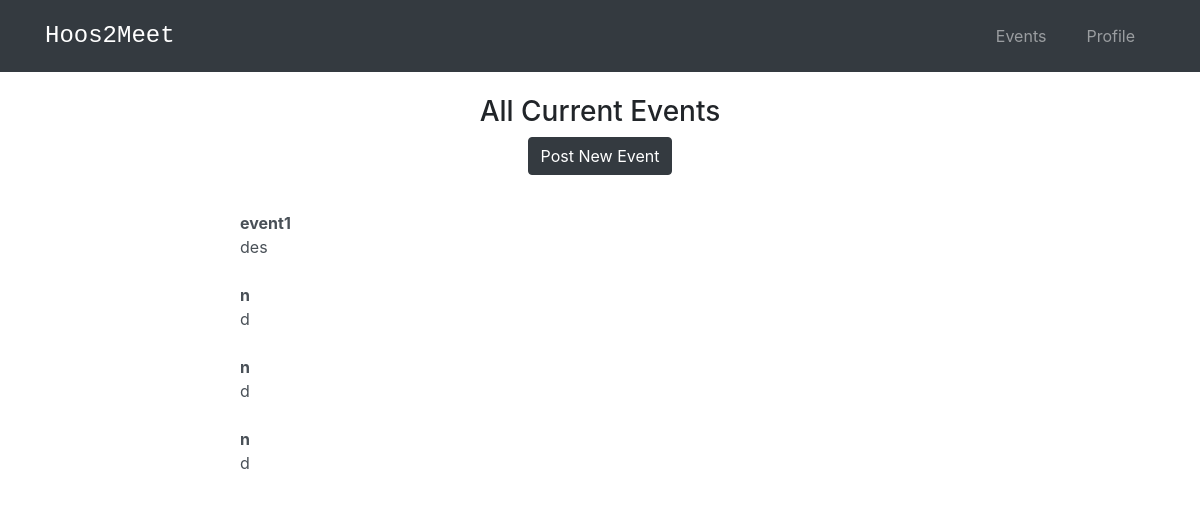
Page /events/list/ (signed in) on the earlier database version.
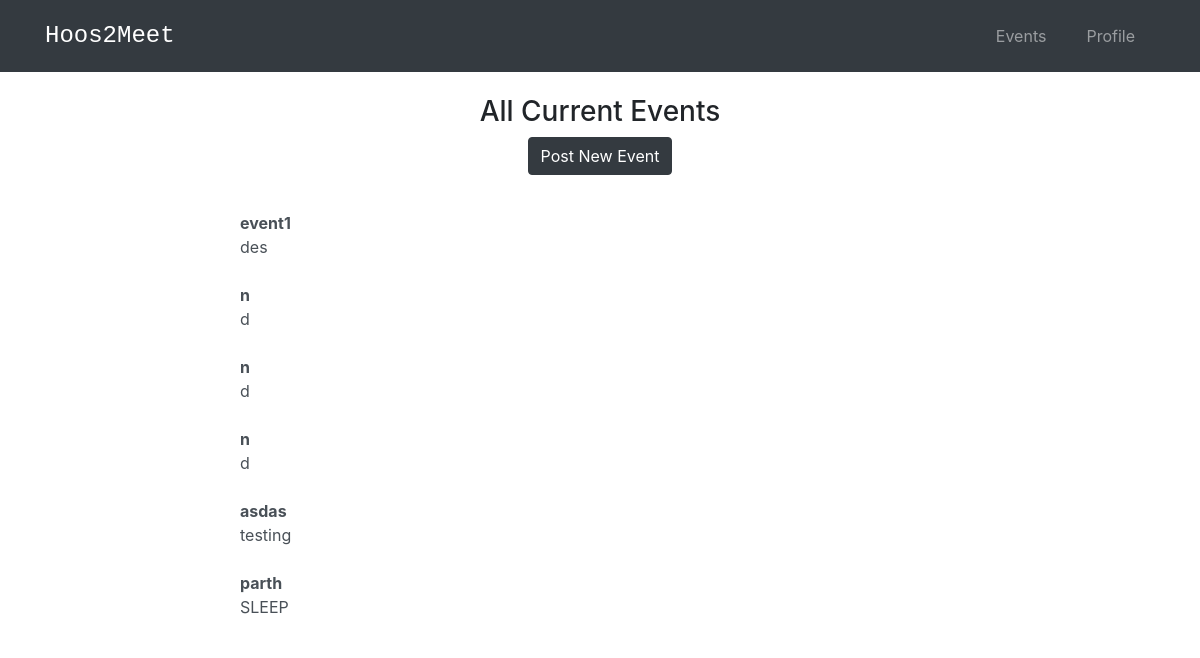
Same page on the later database version.
### events/models.py (models this page shows, shortened)
class Event(models.Model):
    title_text = models.CharField(max_length=50)
    location_text = models.CharField(max_length=100)
    time_text = models.CharField(max_length=20)
    category_text = models.CharField(max_length=50)
    description_text = models.CharField(max_length=200)
    """"
    def get_absolute_url(self):
        return reverse('events:detail', kwargs={'pk': self.pk})
    """

### events/views.py (the view)
# urls.py: path('list/', views.EventsView.as_view(), name='event_list'),
class EventsView(generic.ListView):
    model = Event
    template_name = 'events/event_list.html'
    context_object_name = 'events_list'
    def get_queryset(self):
        return Event.objects.all()

### events/templates/events/event_list.html (shortened to what this page needs)
<!DOCTYPE html>
<html lang="en">
<head>
    <link rel="stylesheet" href="https://stackpath.bootstrapcdn.com/bootstrap/4.5.2/css/bootstrap.min.css">
</head>
{% extends 'base.html' %}
{% load socialaccount %}
{% block content %}
{% if user.is_authenticated %}
    <h3 class = 'text-center'>All Current Events</h3>
    <div class = 'text-center'>
      <a class = "btn btn-dark" href="{% url 'events:post_event' %}" role = "button">Post New Event</a><br><br>
    </div>
    <body>
      {% if events_list %}
      <div class="container">
          <ul class="list-group list-group-flush">
          {% for event in events_list%}
            <a href="{% url 'events:detail' event.id %}" class = 'list-group-item list-group-item-action'><b>{{event.title_text}}</b></b><br> {{event.description_text}}</a></li>
          {%endfor%}
          </ul>
          <div id="map"></div>
        </div>
      {% else %}
          <p>No events have been posted.</p>
      {% endif %}
    </body>
{% endif %}
{% endblock content %}

### templates/base.html (shortened to what this page needs)
<!DOCTYPE html>
<html lang='en'>
    <head>
        <link rel="stylesheet" href="https://stackpath.bootstrapcdn.com/bootstrap/4.3.1/css/bootstrap.min.css">
    </head>
    <body>
      <nav class="navbar navbar-expand-lg navbar-dark bg-dark fixed-top" id="mainNav">
        <div class="container">
            <a class="navbar-brand js-scroll-trigger" href="{% url 'home' %}">Hoos2Meet</a>
            <div class="collapse navbar-collapse" id="navbarResponsive">
                <ul class="navbar-nav ml-auto my-2 my-lg-0">
                    <li class="nav-item mx-0 mx-lg-1"><a class="nav-link py-3 px-0 px-lg-3 rounded js-scroll-trigger" href="{% url 'events:event_list' %}">Events</a></li>
                    <li class="nav-item mx-0 mx-lg-1"><a class="nav-link py-3 px-0 px-lg-3 rounded js-scroll-trigger" href="#">Profile</a></li>
                </ul>
            </div>
        </div>
      </nav>
    <div id='content', name='content', class='main'>
        <div class="row justify-content-center">
            <div class="col-8">
                {% block content %}
                {% endblock content %}
            </div>
        </div>
    </div>
    </body>
</html>

### events/templates/events/event_list.html (style rules this page uses)
#map { height: 200px; margin-top: auto; margin-bottom: auto; width: 100%; }

### templates/base.html (style rules this page uses)
body { padding-top: 70px; }
.navbar-brand { font-family:Rockwell,Courier Bold,Courier,Georgia,Times,Times New Roman,serif; font-size: x-large; }

Differences in the rows shown:
added Event: title_text "asdas", description_text "testing"
added Event: title_text "parth", description_text "SLEEP"
